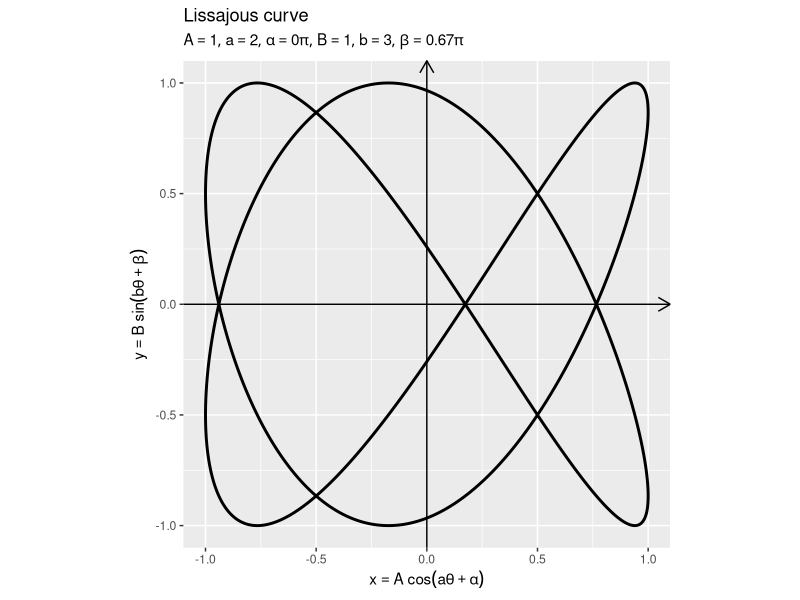

Source code (R): (Note: this script raises an error after producing the figure.)
## ---- chunk 1
knitr::opts_chunk$set(
  echo = TRUE, 
  message = FALSE, error = FALSE, warning = FALSE # メッセージを非表示
)
## ---- chunk 2
### 資料作成用:(チェック用)

# 利用パッケージ
library(ggplot2)
## ---- chunk 3
# x軸方向のパラメータを指定
A     <- 1
a     <- 2
alpha <- 0

# y軸方向のパラメータを指定
B    <- 1
b    <- 3
beta <- 4/6 * pi

# リサージュ曲線の座標を作成
curve_df <- tibble::tibble(
  theta = seq(from = 0, to = 2*pi, length.out = 1001), # ラジアン
  x     = A * cos(a * theta + alpha), 
  y     = B * sin(b * theta + beta)
)
curve_df
## ---- chunk 4
# ラベル用の文字列を作成
param_label <- paste0(
  "list(", 
  "A == ", A, ", ", 
  "a == ", a, ", ", 
  "alpha == ", round(alpha/pi, digits = 2), "*pi, ", 
  "B == ", B, ", ", 
  "b == ", b, ", ", 
  "beta == ", round(beta/pi, digits = 2), "*pi", 
  ")"
)

# リサージュ曲線を作図
ggplot() + 
  geom_segment(mapping = aes(x = c(-Inf, 0), y = c(0, -Inf), 
                             xend = c(Inf, 0), yend = c(0, Inf)), 
               arrow = arrow(length = unit(10, units = "pt"), ends = "last")) + # x・y軸線
  geom_path(data = curve_df, 
            mapping = aes(x = x, y = y), 
            linewidth = 1) + # 曲線
  coord_fixed(ratio = 1) + 
  labs(title = "Lissajous curve", 
       subtitle = parse(text = param_label), 
       x = expression(x == A ~ cos(a * theta + alpha)), 
       y = expression(y == B ~ sin(b * theta + beta)))
## ---- chunk 5
# フレーム数を指定
frame_num <- 300

# 曲線上の点の座標を作成
anim_point_df <- tibble::tibble(
  frame_i = 1:frame_num, # フレーム番号
  theta   = seq(from = 0, to = 2*pi, length.out = frame_num+1)[1:frame_num], # ラジアン
  x       = A * cos(a * theta + alpha), 
  y       = B * sin(b * theta + beta), 
  theta_label = paste0(
    "list(", 
    "theta == ", round(theta/pi, digits = 2), "*pi, ", 
    "theta*degree == ", round(theta/pi*180, digits = 2), "*degree", 
    ")"
  ) # 角度ラベル
)
anim_point_df
## ---- chunk 6
# 曲線上の点のアニメーションを作図
anim <- ggplot() + 
  geom_segment(mapping = aes(x = c(-Inf, 0), y = c(0, -Inf), 
                             xend = c(Inf, 0), yend = c(0, Inf)), 
               arrow = arrow(length = unit(10, units = "pt"), ends = "last")) + # x・y軸線
  geom_path(data = curve_df, 
            mapping = aes(x = x, y = y, color = theta/pi), 
            linewidth = 1) + # 曲線
  geom_vline(data = anim_point_df, 
             mapping = aes(xintercept = x), 
             color = "blue", linewidth = 1, linetype = "dotted") + # x軸の補助線
  geom_hline(data = anim_point_df, 
             mapping = aes(yintercept = y), 
             color = "red", linewidth = 1, linetype = "dotted") + # y軸の補助線
  geom_point(data = anim_point_df, 
             mapping = aes(x = x, y = 0), 
             color = "blue", size = 4) + # x軸線上の点
  geom_point(data = anim_point_df, 
             mapping = aes(x = 0, y = y), 
             color = "red", size = 4) + # y軸線上の点
  geom_point(data = anim_point_df, 
             mapping = aes(x = x, y = y), 
             size = 4) + # 曲線上の点
  geom_label(data = anim_point_df, 
             mapping = aes(x = -Inf, y = Inf, label = theta_label), 
             parse = TRUE, hjust = 0, vjust = 1, alpha = 0.5, label.r = unit(0, units = "pt")) + # ラジアンラベル
  gganimate::transition_manual(frames = frame_i) + # フレーム切替
  coord_fixed(ratio = 1) + 
  labs(title = "Lissajous curve", 
       subtitle = parse(text = param_label), 
       color = expression(frac(theta, pi)), 
       x = expression(x == A ~ cos(a * theta + alpha)), 
       y = expression(y == B ~ sin(b * theta + beta)))

# gif画像を作成
gganimate::animate(
  plot = anim, nframes = frame_num, fps = 30, 
  width = 600, height = 600
)
## ---- chunk 7
# 固定するパラメータを指定
a     <- 1
b     <- 1
alpha <- 0
beta  <- 0

# 比較するパラメータを指定
A_vals <- seq(from = -2, to = 2, length.out = 9)
B_vals <- seq(from = -2, to = 2, length.out = 9)

# リサージュ曲線の座標を作成
curve_df <- tidyr::expand_grid(
  A = A_vals, 
  B = B_vals, 
  theta = seq(from = 0, to = 2*pi, length.out = 1001)
) |> # パラメータの組み合わせごとにラジアンを複製
  dplyr::mutate(
    x = A * cos(a * theta + alpha), 
    y = B * sin(b * theta + beta)
  )
curve_df
## ---- chunk 8
# ラベル用の文字列を作成
param_label <- paste0(
  "list(", 
  "a == ", a, ", ", 
  "b == ", b, ", ", 
  "alpha == ", round(alpha/pi, digits = 2), "*pi, ", 
  "beta == ", round(beta/pi, digits = 2), "*pi", 
  ")"
)

# リサージュ曲線を作図
ggplot() + 
  geom_path(data = curve_df, 
            mapping = aes(x = x, y = y, color = theta/pi), 
            linewidth = 1) + # 曲線
  facet_grid(B ~ A, labeller = label_bquote(rows = B == .(round(B, 2)), 
                                            cols = A == .(round(A, 2)))) + # パラメータごとに分割
  coord_fixed(ratio = 1) + 
  labs(title = "Lissajous curve", 
       subtitle = parse(text = param_label), 
       color = expression(frac(theta, pi)), 
       x = expression(x == A ~ cos(a * theta + alpha)), 
       y = expression(y == B ~ sin(b * theta + beta)))
## ---- chunk 9
# 固定するパラメータを指定
A     <- 1
B     <- 1
alpha <- 0
beta  <- 0

# 比較するパラメータを指定
a_vals <- seq(from = -2, to = 2, length.out = 9)
b_vals <- seq(from = -2, to = 2, length.out = 9)

# リサージュ曲線の座標を作成
curve_df <- tidyr::expand_grid(
  a = a_vals, 
  b = b_vals, 
  theta = seq(from = 0, to = 2*pi, length.out = 1001)
) |> # パラメータの組み合わせごとにラジアンを複製
  dplyr::mutate(
    x = A * cos(a * theta + alpha), 
    y = B * sin(b * theta + beta)
  )
curve_df
## ---- chunk 10
# ラベル用の文字列を作成
param_label <- paste0(
  "list(", 
  "A == ", A, ", ", 
  "B == ", B, ", ", 
  "alpha == ", round(alpha/pi, digits = 2), "*pi, ", 
  "beta == ", round(beta/pi, digits = 2), "*pi", 
  ")"
)

# リサージュ曲線を作図
ggplot() + 
  geom_path(data = curve_df, 
            mapping = aes(x = x, y = y, color = theta/pi), 
            linewidth = 1) + # 曲線
  facet_grid(b ~ a, labeller = label_bquote(rows = b == .(round(b, 2)), 
                                            cols = a == .(round(a, 2)))) + # パラメータごとに分割
  coord_fixed(ratio = 1) + 
  labs(title = "Lissajous curve", 
       subtitle = parse(text = param_label), 
       color = expression(frac(theta, pi)), 
       x = expression(x == A ~ cos(a * theta + alpha)), 
       y = expression(y == B ~ sin(b * theta + beta)))
## ---- chunk 11
# 固定するパラメータを指定
A <- 1
B <- 1
a <- 1
b <- 1

# 比較するパラメータを指定
alpha_vals <- seq(from = 0, to = 2*pi, length.out = 7)
beta_vals  <- seq(from = -pi, to = pi, length.out = 5)

# リサージュ曲線の座標を作成
curve_df <- tidyr::expand_grid(
  alpha = alpha_vals, 
  beta  = beta_vals, 
  theta = seq(from = 0, to = 2*pi, length.out = 1001)
) |> # パラメータの組み合わせごとにラジアンを複製
  dplyr::mutate(
    x = A * cos(a * theta + alpha), 
    y = B * sin(b * theta + beta)
  )
curve_df
## ---- chunk 12
# ラベル用の文字列を作成
param_label <- paste0(
  "list(", 
  "A == ", A, ", ", 
  "B == ", B, ", ", 
  "a == ", a, ", ", 
  "b == ", b, ", ", 
  ")"
)

# リサージュ曲線を作図
ggplot() + 
  geom_path(data = curve_df, 
            mapping = aes(x = x, y = y, color = theta/pi), 
            linewidth = 1) + # 曲線
  facet_grid(beta ~ alpha, labeller = label_bquote(rows = beta == .(round(beta/pi, 2)) * pi, 
                                                   cols = alpha == .(round(alpha/pi, 2)) * pi)) + # パラメータごとに分割
  coord_fixed(ratio = 1) + 
  labs(title = "Lissajous curve", 
       subtitle = parse(text = param_label), 
       color = expression(frac(theta, pi)), 
       x = expression(x == A ~ cos(a * theta + alpha)), 
       y = expression(y == B ~ sin(b * theta + beta)))
## ---- chunk 13
# フレーム数を指定
frame_num <- 301

# パラメータを指定
A_vals     <- seq(from = 1, to = 1, length.out = frame_num)
a_vals     <- seq(from = -3, to = 3, length.out = frame_num)
alpha_vals <- seq(from = 0*pi, to = 0*pi, length.out = frame_num)
B_vals     <- seq(from = 1, to = 1, length.out = frame_num)
b_vals     <- seq(from = 3, to = 3, length.out = frame_num)
beta_vals  <- seq(from = 4/6*pi, to = 4/6*pi, length.out = frame_num)

# リサージュ曲線の座標を作成
anim_curve_df <- tidyr::expand_grid(
  frame_i = 1:frame_num, # フレーム番号
  theta   = seq(from = 0, to = 2*pi, length.out = 1001)
) |> # フレームごとにラジアンを複製
  dplyr::mutate(
    A     = A_vals[frame_i], 
    a     = a_vals[frame_i], 
    alpha = alpha_vals[frame_i], 
    B     = B_vals[frame_i], 
    b     = b_vals[frame_i], 
    beta  = beta_vals[frame_i], 
    x     = A * cos(a * theta + alpha), 
    y     = B * sin(b * theta + beta)
  )
anim_curve_df
## ---- chunk 14
# 点数を指定
#point_num <- 9
point_num <- 13

# 点用のラジアンを作成
theta_vals <- seq(from = 0, to = 2*pi, length.out = point_num)

# 曲線上の点の座標を作成
anim_point_df <- tidyr::expand_grid(
  frame_i = 1:frame_num, # フレーム番号
  theta   = theta_vals, 
) |> # フレームごとにラジアンを複製
  dplyr::mutate(
    A     = A_vals[frame_i], 
    a     = a_vals[frame_i], 
    alpha = alpha_vals[frame_i], 
    B     = B_vals[frame_i], 
    b     = b_vals[frame_i], 
    beta  = beta_vals[frame_i], 
    x     = A * cos(a * theta + alpha), 
    y     = B * sin(b * theta + beta)
  )
anim_point_df
## ---- chunk 15
# x軸目盛ラベル用の文字列を作成:(A = 1で固定)
axis_x_df <- tibble::tibble(
  theta = theta_vals, 
  cos_t = round(cos(theta), digits = 5), # (数値誤差対策)
  rad_label = paste0(round(theta/pi, digits = 2), "*pi"),        # 弧度法の角度ラベル
  deg_label = paste0(round(theta/pi*180, digits = 1), "*degree") # 度数法の角度ラベル
) |> 
  dplyr::summarise(
    rad_label = paste(rad_label, collapse = ", "), 
    deg_label = paste(deg_label, collapse = ", "), 
    .by = cos_t
  ) |> # 同じ角度のラベルを結合
  dplyr::mutate(
    rad_label = paste0("list(", rad_label, ")"), 
    deg_label = paste0("list(", deg_label, ")")
  ) # expression記法に整形
axis_x_df
## ---- chunk 16
# y軸目盛ラベル用の文字列を作成:(B = 1で固定)
axis_y_df <- tibble::tibble(
  theta = theta_vals, 
  sin_t = round(sin(theta), digits = 5), # (数値誤差対策)
  rad_label = paste0(round(theta/pi, digits = 2), "*pi"),        # 弧度法の角度ラベル
  deg_label = paste0(round(theta/pi*180, digits = 1), "*degree") # 度数法の角度ラベル
) |> 
  dplyr::summarise(
    rad_label = paste(rad_label, collapse = ", "), 
    deg_label = paste(deg_label, collapse = ", "), 
    .by = sin_t
  ) |> # 同じ角度のラベルを結合
  dplyr::mutate(
    rad_label = paste0("list(", rad_label, ")"), 
    deg_label = paste0("list(", deg_label, ")")
  ) # expression記法に整形
axis_y_df
## ---- chunk 17
# パラメータラベル用の文字列を作成
anim_label_df <- tibble::tibble(
  frame_i = 1:frame_num, # フレーム番号
  A     = A_vals, 
  a     = a_vals, 
  alpha = alpha_vals, 
  B     = B_vals, 
  b     = b_vals, 
  beta  = beta_vals, 
  param_label = paste0(
    "list(", 
    "A == ", round(A, digits = 2), ", ", 
    "a == ", round(a, digits = 2), ", ", 
    "alpha == ", round(alpha/pi, digits = 2), " * pi, ", 
    "B == ", round(B, digits = 2), ", ", 
    "b == ", round(b, digits = 2), ", ", 
    "beta == ", round(beta/pi, digits = 2), " * pi", 
    ")"
  ) # パラメータラベル
)
anim_label_df
## ---- chunk 18
# リサージュ曲線のアニメーションを作図
anim <- ggplot() + 
  geom_vline(data = axis_x_df, 
             mapping = aes(xintercept = cos_t), 
             linetype = "dotted") + # x軸の角度目盛線
  geom_hline(data = axis_y_df, 
             mapping = aes(yintercept = sin_t), 
             linetype = "dotted") + # y軸の角度目盛線
  geom_segment(mapping = aes(x = c(-Inf, 0), y = c(0, -Inf), 
                             xend = c(Inf, 0), yend = c(0, Inf)), 
               arrow = arrow(length = unit(10, units = "pt"), ends = "last")) + # x・y軸線
  geom_path(data = anim_curve_df, 
            mapping = aes(x = x, y = y, color = theta/pi), 
            linewidth = 1) + # 曲線
  geom_point(data = anim_point_df, 
             mapping = aes(x = x, y = y, color = theta/pi), 
             size = 4) + # 曲線上の点
  geom_text(data = anim_label_df, 
            mapping = aes(x = -Inf, y = Inf, label = param_label), 
            parse = TRUE, hjust = 0, vjust = -5.5) + # パラメータラベル:(角度目盛ラベルを表示しない場合はvjust = -0.5)
  gganimate::transition_manual(frames = frame_i) + # フレーム切替
  scale_x_continuous(sec.axis = sec_axis(trans = ~., 
                                         breaks = axis_x_df[["cos_t"]], 
                                         labels = parse(text = axis_x_df[["deg_label"]]), 
                                         name = expression(a * theta + alpha))) + # x軸の角度目盛ラベル
  scale_y_continuous(sec.axis = sec_axis(trans = ~., 
                                         breaks = axis_y_df[["sin_t"]], 
                                         labels = parse(text = axis_y_df[["deg_label"]]), 
                                         name = expression(b * theta + beta))) + # y軸の角度目盛ラベル
  theme(axis.text.x.top = element_text(angle = 45, hjust = 0)) + 
  coord_fixed(ratio = 1, clip = "off") + 
  labs(title = "Lissajous curve", 
       subtitle = "", # (パラメータラベルの表示用)
       color = expression(frac(theta, pi)), 
       x = expression(x == A ~ cos(a * theta + alpha)), 
       y = expression(y == B ~ sin(b * theta + beta)))

# gif画像を作成
gganimate::animate(
  plot = anim, nframes = frame_num, fps = 30, 
  width = 600, height = 600
)
